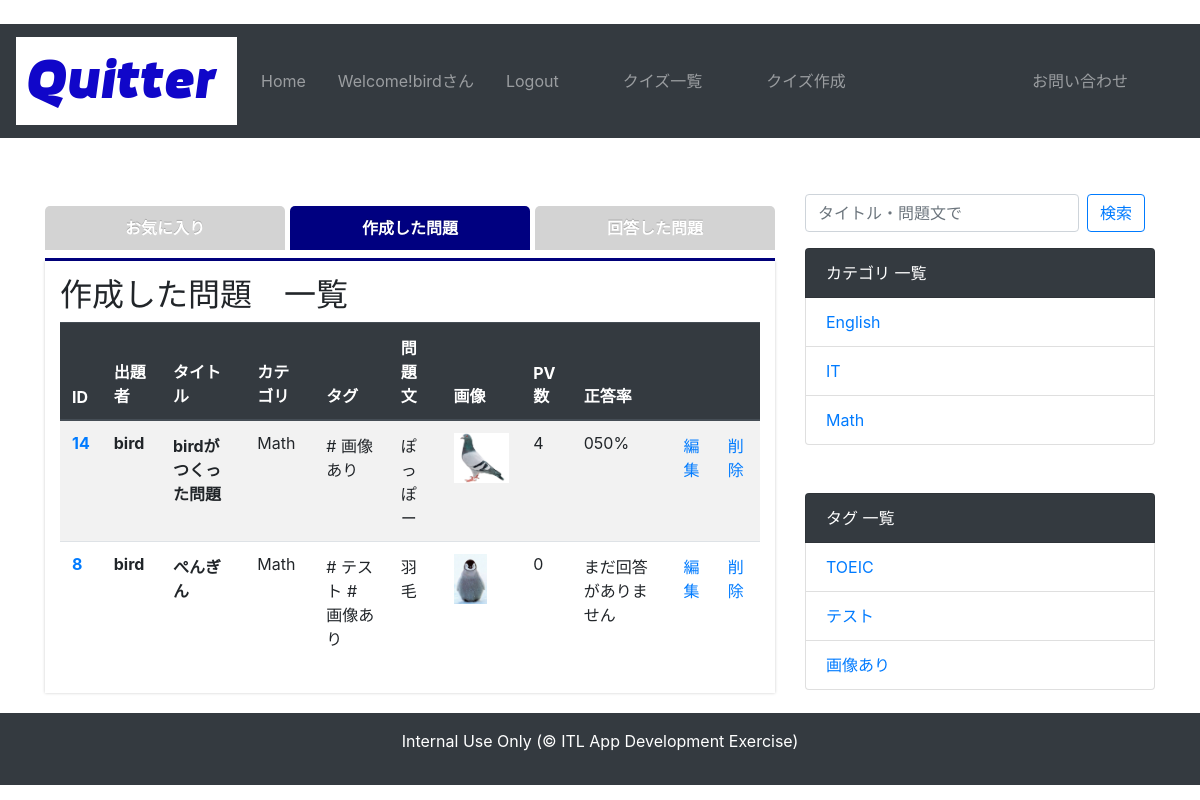
The app's page /quiz/mypage/ (signed in), older data.
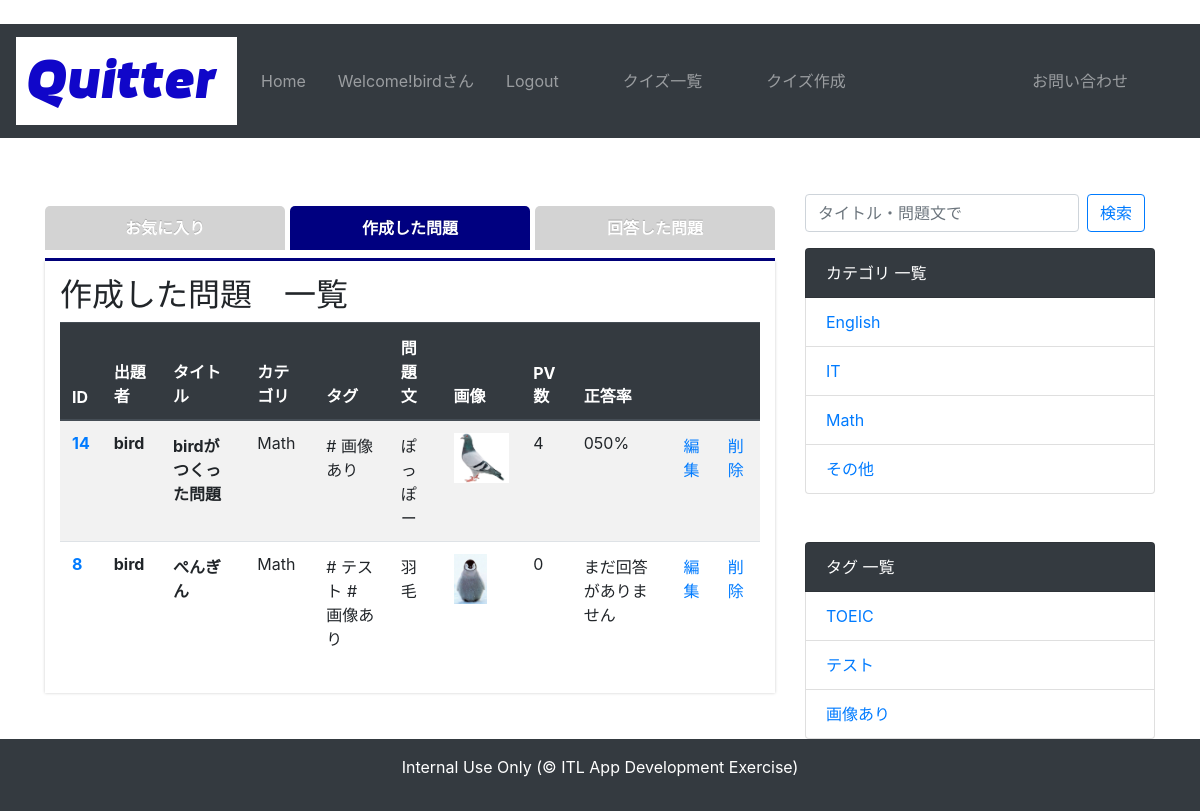
The same page, newer data.
### quiz/models.py (models this page shows, shortened)
class Quiz(models.Model):
    QUIZ_CHOICES = (
        ('a', 'a'), ('b', 'b'), ('c', 'c'), ('d', 'd')
        )
    author = models.ForeignKey(User,verbose_name='作成者',on_delete=models.CASCADE)
    title = models.CharField('タイトル', max_length=255)
    text = models.TextField('問題文')
    image = models.ImageField('画像', upload_to='img', blank=True, null=True)
    category = models.ForeignKey(Category, verbose_name='カテゴリ', blank=False, on_delete=models.PROTECT)
    tag = models.ManyToManyField(Tag, verbose_name='タグ', blank=True)
    choice_a = models.CharField('選択肢a', max_length=255)
    choice_b = models.CharField('選択肢b', max_length=255)
    choice_c = models.CharField('選択肢c', max_length=255)
    choice_d = models.CharField('選択肢d', max_length=255)
    correct_answer = models.CharField('正解', choices=QUIZ_CHOICES, max_length=1)
    explanation = models.TextField('解説', blank=True)
    created_at = models.DateTimeField('問題更新日', default=timezone.now)

class Category(models.Model):
    name = models.CharField('カテゴリ名', max_length=255)
    def __str__(self):
        return self.name

class Tag(models.Model):
    name = models.CharField('タグ名', max_length=255)
    def __str__(self):
        return self.name

### account/models.py (models this page shows)
class User(AbstractUser):
    pass

### quiz/views.py (the view)
# urls.py: path('mypage/', views.mypage, name='mypage'),
@login_required
def mypage(request):
    user = request.user
    created_quiz_list = Quiz.objects.filter(author=user).order_by('-created_at')
    quiz_dict = get_quiz_dict(created_quiz_list)
    answer_history = Answer.objects.filter(answerer=user).order_by('-answered_at')
    context = {
        'quiz_dict': quiz_dict,
        'answer_history': answer_history,
    }
    return render(request, 'quiz/mypage.html', context)

### quiz/context_processors.py (called while the page is built)
def common(request):
    context = {
        'category_list':Category.objects.all(),
        'tag_list':Tag.objects.all()
    }
    return context

### quiz/func.py (called while the page is built)
def get_quiz_dict(quiz_list):
    quiz_dict = {}
    for quiz in quiz_list:
        quiz_id = quiz.id
        answer = Answer.objects.filter(quiz=quiz_id) # 問題IDでフィルターした回答履歴
        total_count = answer.count() # 総回答数
        correct_count = answer.filter(is_correct=True).count() # 正解の回答数
        try:
            correct_rate = f'{correct_count / total_count * 100:03.0f}%'
        except ZeroDivisionError:
            correct_rate = "まだ回答がありません"
        quiz_dict[quiz] = {
            'total_count': total_count,
            'correct_rate': correct_rate,
        }
    return quiz_dict

### templates/quiz/mypage.html (shortened to what this page needs)
{% extends 'base.html' %}
{% load static %}
{% block customcss %}
<link rel="stylesheet" href="{% static 'css/tab.css' %}">
{% endblock customcss %}
{% block content %}
<div class="tab-wrap">
    <input id="TAB-01" type="radio" name="TAB" class="tab-switch" checked="checked" /><label class="tab-label" for="TAB-01">お気に入り</label>
    <input checked="checked" id="TAB-02" type="radio" name="TAB" class="tab-switch" /><label class="tab-label" for="TAB-02">作成した問題</label>
    <div class="tab-content">
        <h2>作成した問題　一覧</h2>
        <table class="table table-striped">
            <thead class="thead-dark">
                <tr>
                    <th>ID</th>
                    <th>出題者</th>
                    <th>タイトル</th>
                    <th>カテゴリ</th>
                    <th>タグ</th>
                    <th>問題文</th>
                    <th>画像</th>
                    <th>PV数</th>
                    <th>正答率</th>
                    <th></th>
                    <th></th>
                </tr>
            </thead>
            <tbody>
                {% for quiz, value in quiz_dict.items %}
                <tr>
                    <th scope="row"><a href="{% url 'quiz:detail' quiz.pk %}">{{ quiz.pk }}</a></th>
                    <th>{{ quiz.author }}</th>
                    <th>{{ quiz.title }}</th>
                    <td>{{ quiz.category }}</td>
                    <td>{% for tag in quiz.tag.all %} # {{ tag }}{% endfor %}</td>
                    <td>{{ quiz.text|linebreaksbr }}</td>
                    <td>{% if quiz.image %}<img src="{{ quiz.image.url }}" height=50>{% endif %}</td>
                    <td>{{ value.total_count }}</td>
                    <td>{{ value.correct_rate }}</td>
                    <td><a href="{% url 'quiz:edit' quiz.pk %}">編集</a></td>
                    <td><a href="{% url 'quiz:delete' quiz.pk %}">削除</a></td>
                </tr>
                {% endfor %}
            </tbody>
        </table>
    </div>
    <input id="TAB-03" type="radio" name="TAB" class="tab-switch" /><label class="tab-label" for="TAB-03">回答した問題</label>
</div>
{% endblock content %}
{% block sidebar %}
    <ul class="list-group mt-2 mb-3">
        <form class="form-inline my-2 my-lg-0" method="GET" action="{% url 'quiz:search' %}">
            <input class="form-control mr-sm-2" type="text" placeholder="タイトル・問題文で" aria-label="Search" name="keyword">
            <button class="btn btn-outline-primary my-2 my-sm-0" type="submit">検索</button>
        </form>
    </ul>
    <ul class="list-group mb-5">
        <li class="list-group-item bg-dark text-white">カテゴリ 一覧</li>
        {% for category in category_list %}
            <li class="list-group-item"><a href="{% url 'quiz:category' category.pk %}">{{ category }}</a></li>
        {% endfor %}
    </ul>
    <ul class="list-group">
        <li class="list-group-item bg-dark text-white">タグ 一覧</li>
        {% for tag in tag_list %}
            <li class="list-group-item"><a href="{% url 'quiz:tag' tag.pk %}">{{ tag }}</a></li>
        {% endfor %}
    </ul>
{% endblock sidebar %}

Row changes from the older to the newer data that the page shows:
added Category: name "その他"
